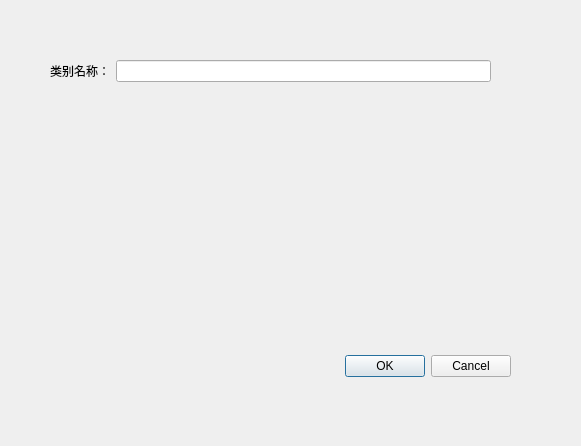
<?xml version="1.0" encoding="UTF-8"?>
<ui version="4.0">
 <class>CategoryDialog</class>
 <widget class="QDialog" name="CategoryDialog">
  <property name="geometry">
   <rect>
    <x>0</x>
    <y>0</y>
    <width>581</width>
    <height>446</height>
   </rect>
  </property>
  <property name="windowTitle">
   <string>Dialog</string>
  </property>
  <widget class="QDialogButtonBox" name="buttonBox">
   <property name="geometry">
    <rect>
     <x>170</x>
     <y>350</y>
     <width>341</width>
     <height>32</height>
    </rect>
   </property>
   <property name="orientation">
    <enum>Qt::Orientation::Horizontal</enum>
   </property>
   <property name="standardButtons">
    <set>QDialogButtonBox::StandardButton::Cancel|QDialogButtonBox::StandardButton::Ok</set>
   </property>
  </widget>
  <widget class="QWidget" name="formLayoutWidget">
   <property name="geometry">
    <rect>
     <x>50</x>
     <y>60</y>
     <width>441</width>
     <height>241</height>
    </rect>
   </property>
   <layout class="QFormLayout" name="formLayout">
    <item row="0" column="0">
     <widget class="QLabel" name="label">
      <property name="text">
       <string>类别名称：</string>
      </property>
     </widget>
    </item>
    <item row="0" column="1">
     <widget class="QLineEdit" name="categoryNameLineEdit"/>
    </item>
   </layout>
  </widget>
 </widget>
 <resources/>
 <connections>
  <connection>
   <sender>buttonBox</sender>
   <signal>accepted()</signal>
   <receiver>CategoryDialog</receiver>
   <slot>accept()</slot>
   <hints>
    <hint type="sourcelabel">
     <x>248</x>
     <y>254</y>
    </hint>
    <hint type="destinationlabel">
     <x>157</x>
     <y>274</y>
    </hint>
   </hints>
  </connection>
  <connection>
   <sender>buttonBox</sender>
   <signal>rejected()</signal>
   <receiver>CategoryDialog</receiver>
   <slot>reject()</slot>
   <hints>
    <hint type="sourcelabel">
     <x>316</x>
     <y>260</y>
    </hint>
    <hint type="destinationlabel">
     <x>286</x>
     <y>274</y>
    </hint>
   </hints>
  </connection>
 </connections>
</ui>
